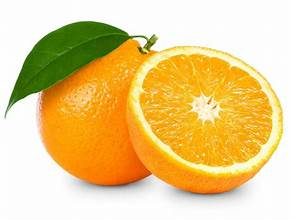
#> input picture orange.png, 293 x 220 px
$ python Week_3.py
#> lines starting #> are read from the running program, lines starting #| are printed output that depends on the picture
from PIL import Image
img = Image.open("orange.png") #to load image into object 'img'
#> img is the input picture: PIL image 293x220 RGB; mean R, G, B 232.5, 204.3, 139.6

img.show() #to show image

img_pixels = img.load() #to load pixels values of img image

img_pixels[30,50] #access pixels values at coordinates (x = 30, y = 50)

print(img_pixels[30,50]) # prints 4 values as image is in RGBA mode
#| (245, 255, 235)

#**************** Image Format *****************************
img.format #returns the  Kind of image (PNG,JPG)
print(img.format)
#| JPEG

#**************** Image Size ********************************
img.size #returns width and height of image
print(img.size)   #-->(600, 346)
#| (293, 220)
print(img.width)  #-->600
#| 293
print(img.height) #-->346
#| 220

#*************** Image Modes Color*********************************
img.mode #the mode where the image in (RGB,RGBA,L,1,CMYK,...)
print(img.mode) #-->RGBA
#| RGB

#*************** Image Crop **************************************
img.crop((0,0,200,200)) #(left, upper, right, lower)

cropped_img = img.crop((0,0,300,346))
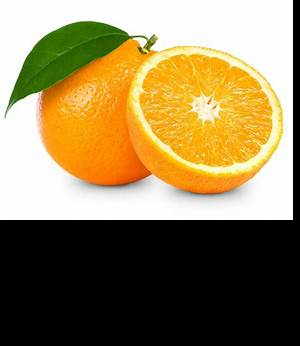
#> cropped_img: PIL image 300x346 RGB; mean R, G, B 144.4, 126.8, 86.7

#**************************************************** Image Resize *****************************************************
resized_img = img.resize((100,100)) #to give the image specific width and height
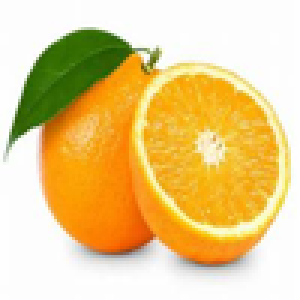
#> resized_img: PIL image 100x100 RGB (shown 3 times larger); mean R, G, B 232.5, 204.2, 139.6
resized_img.show() #image shown here is not as original, because the ratio between width and height has changed
resized_img = img.resize((img.width//2, img.height//2)) #this keeps the ratio w/h constant
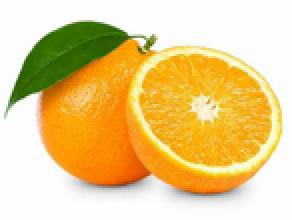
#> resized_img: PIL image 146x110 RGB (shown 2 times larger); mean R, G, B 232.5, 204.2, 139.6
resized_img.show() #we used '//' not '/' in [previous line] so we can floor division result to integer value
resized_img.reduce(2) #this code makes the same resize with keeping the ratio w/h unchanged
#***********************************************************************************************************************

#***************************************************** Save Image ******************************************************
resized_img.save("resized_img.png") #taking the full path of the image and its format to save it
#***********************************************************************************************************************


#***************************************************** Transpose *******************************************************
trans_img = img.transpose(Image.FLIP_TOP_BOTTOM)
trans_img = img.transpose(Image.FLIP_LEFT_RIGHT)
trans_img = img.transpose(Image.ROTATE_90)
#> trans_img: PIL image 220x293 RGB
trans_img = img.transpose(Image.ROTATE_180)
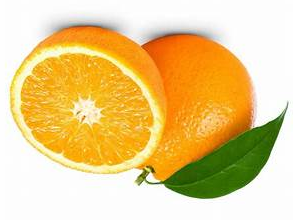
#> trans_img: PIL image 293x220 RGB; mean R, G, B 232.5, 204.3, 139.6
trans_img = img.transpose(Image.ROTATE_270)
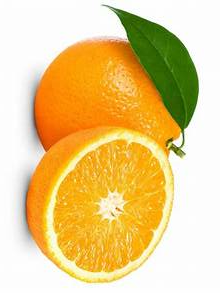
#> trans_img: PIL image 220x293 RGB; mean R, G, B 232.5, 204.3, 139.6
trans_img = img.transpose(Image.TRANSPOSE)
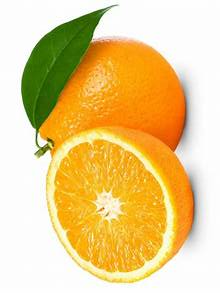
#> trans_img: PIL image 220x293 RGB; mean R, G, B 232.5, 204.3, 139.6
trans_img = img.transpose(Image.TRANSVERSE)
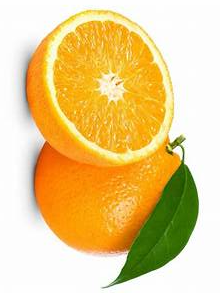
#> trans_img: PIL image 220x293 RGB; mean R, G, B 232.5, 204.3, 139.6

#*********************************************** function **************************************************
img.rotate(90,expand=True) #to rotate the image, expand to rotate with the original size
img.getbands() #return ('R', 'G', 'B', 'A')
print(img.getbands()) #-->('R', 'G', 'B', 'A')
#| ('R', 'G', 'B')
img.convert('RGB') #converting image mood
#> (the run stopped early here; a loop or call above may not have finished)

$ run again, with Kewy.png copied over orange.png
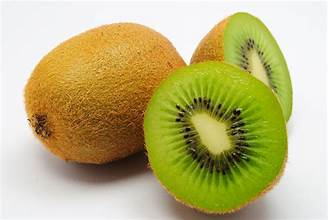
#> input picture Kewy.png, 328 x 220 px
#> img is the input picture: PIL image 328x220 RGB; mean R, G, B 188.8, 179.7, 124.9
#| (244, 244, 246)
#| JPEG
#| (328, 220)
#| 328
#| 220
#| RGB
#> `resized_img = img.resize((100,100))`:
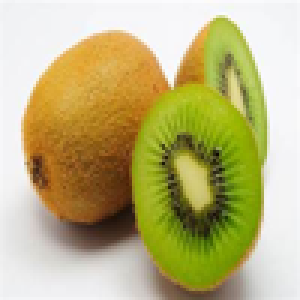
#> resized_img: PIL image 100x100 RGB (shown 3 times larger); mean R, G, B 188.8, 179.7, 124.9
#> `trans_img = img.transpose(Image.TRANSVERSE)`:
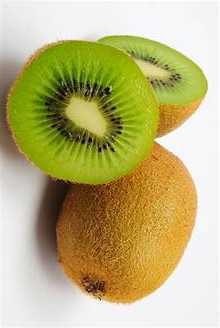
#> trans_img: PIL image 220x328 RGB; mean R, G, B 188.8, 179.7, 124.9
#| ('R', 'G', 'B')
